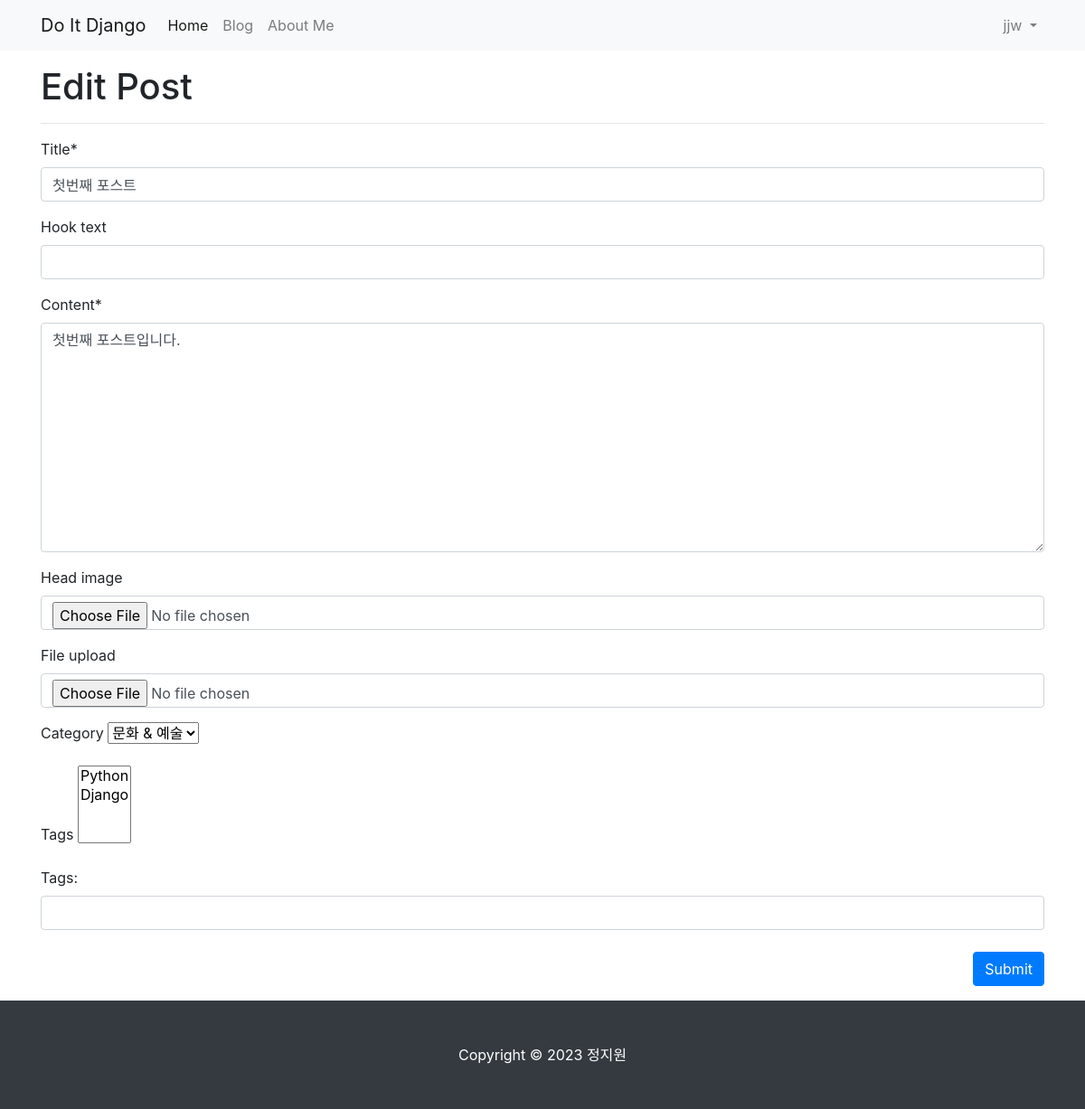
/blog/update_post/1/ (signed in), run on the app's committed database.
### blog/models.py (models this page shows, shortened)
class Post(models.Model):
    title = models.CharField(max_length=30)
    hook_text = models.CharField(max_length=100, blank=True)
    content = models.TextField()
    head_image = models.ImageField(upload_to='blog/images/%Y/%m/%d/', blank=True)
    file_upload = models.FileField(upload_to='blog/files/%Y/%m/%d/', blank=True)
    created_at = models.DateTimeField(auto_now_add=True)
    updated_at = models.DateTimeField(auto_now=True)
    author = models.ForeignKey(User, null=True, blank=True, on_delete=models.SET_NULL)  # 작성자가 삭제되면 해당 작성자가 작성한 포스트에 작성자를 빈 칸으로 둔다.
    category = models.ForeignKey(Category, null=True, blank=True, on_delete=models.SET_NULL)
    tags = models.ManyToManyField(Tag, blank=True)  # ManyToManyField는 기본적으로 null=True가 설정되어 있어 따로 입력한 null=True는 효과가 없다.
    content = MarkdownxField()

### blog/views.py (the view, shortened to what this page needs)
# urls.py: path('update_post/<int:pk>/', views.PostUpdate.as_view()),
class PostUpdate(LoginRequiredMixin, UpdateView):
    model = Post
    fields = ['title', 'hook_text', 'content', 'head_image', 'file_upload', 'category', 'tags']
    template_name = 'blog/post_update_form.html'
    def get_context_data(self, **kwargs):
        context = super(PostUpdate, self).get_context_data()
        if self.object.tags.exists():
            tags_str_list = list()
            for t in self.object.tags.all():
                tags_str_list.append(t.name)
            context['tags_str_default'] = '; '.join(tags_str_list)
        return context
    def dispatch(self, request, *args, **kwargs):
        if request.user.is_authenticated and request.user == self.get_object().author:
            return super(PostUpdate, self).dispatch(request, *args, **kwargs)
        else:
            raise PermissionDenied

### blog/models.py (called while the page is built)
    def __str__(self):
        return self.name

    def __str__(self):  # 해당 클래스로 만들어진 인스턴트 자체를 출력할 때, 문자열로 설명해주기 위한 메서드이다.
        return self.name

### blog/templates/blog/post_update_form.html (shortened to what this page needs)
{% extends 'blog/base_full_width.html' %}
{% load crispy_forms_tags %}
{% block main_area %}
    <h1>Edit Post</h1>
    <hr />
    <form method="post" enctype="multipart/form-data">{% csrf_token %}
        <table>
            {{ form | crispy }}
            <div id="div_id_tags_str">
                <label for="id_tags_str">Tags:</label>
                <input type="text" name="tags_str" id="id_tags_str" class="textinput textInput form-control" value="{{ tags_str_default }}">
            </div>
            <br />
        </table>
        <button type="submit" class="btn btn-primary float-right">Submit</button>
    </form>
{% endblock %}

### blog/templates/blog/navbar.html (shortened to what this page needs)
{% load socialaccount %}
<nav class="navbar navbar-expand-lg navbar-light bg-light">
    <div class="container">
        <a class="navbar-brand" href="/">Do It Django</a>
        <div class="collapse navbar-collapse" id="navbarNavDropdown">
            <ul class="navbar-nav">
                <li class="nav-item active">
                    <a class="nav-link" href="/">Home</a>
                </li>
                <li class="nav-item">
                    <a class="nav-link" href="/blog/">Blog</a>
                </li>
                <li class="nav-item">
                    <a class="nav-link" href="/about_me/">About Me</a>
                </li>
            </ul>
            <ul class="navbar-nav ml-auto">
                {% if user.is_authenticated %}
                <li class="nav-item dropdown">
                    <a class="nav-link dropdown-toggle" href="#" id="navbarDropdownMenuLink" role="button" data-toggle="dropdown" aria-haspopup="true" aria-expanded="false">
                        {{ user.username }}
                    </a>
                </li>
                {% else %}
                <li class="nav-item">
                    <a class="nav-link" href="#" data-toggle="modal" data-target="#loginModal">Log In</a>
                </li>
                {% endif %}
            </ul>
        </div>
    </div>
</nav>

### data on the page
Post: title "첫번째 포스트", content "첫번째 포스트입니다.", category "문화 & 예술"

### other printed values
{{ user.username }} "jjw"
